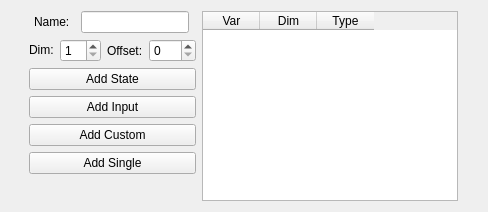
<?xml version="1.0" encoding="UTF-8"?>
<ui version="4.0">
 <class>VariablesGUI</class>
 <widget class="QWidget" name="VariablesGUI">
  <property name="geometry">
   <rect>
    <x>0</x>
    <y>0</y>
    <width>488</width>
    <height>212</height>
   </rect>
  </property>
  <property name="windowTitle">
   <string>Form</string>
  </property>
  <layout class="QGridLayout" name="gridLayout">
   <item row="0" column="0">
    <layout class="QGridLayout" name="gridLayout_2" rowstretch="0,0,0,0,0,0,0">
     <item row="2" column="0">
      <widget class="QPushButton" name="stateVarAddButton">
       <property name="sizePolicy">
        <sizepolicy hsizetype="Minimum" vsizetype="Fixed">
         <horstretch>0</horstretch>
         <verstretch>0</verstretch>
        </sizepolicy>
       </property>
       <property name="text">
        <string>Add State</string>
       </property>
      </widget>
     </item>
     <item row="0" column="0">
      <layout class="QHBoxLayout" name="varNameLayout">
       <item>
        <widget class="QLabel" name="SVName">
         <property name="sizePolicy">
          <sizepolicy hsizetype="Fixed" vsizetype="Fixed">
           <horstretch>0</horstretch>
           <verstretch>0</verstretch>
          </sizepolicy>
         </property>
         <property name="text">
          <string>Name:</string>
         </property>
        </widget>
       </item>
       <item>
        <widget class="QLineEdit" name="varNameInput">
         <property name="sizePolicy">
          <sizepolicy hsizetype="Fixed" vsizetype="Fixed">
           <horstretch>0</horstretch>
           <verstretch>0</verstretch>
          </sizepolicy>
         </property>
        </widget>
       </item>
      </layout>
     </item>
     <item row="0" column="1" rowspan="7">
      <widget class="BoxStateVar" name="varTable">
       <property name="sizePolicy">
        <sizepolicy hsizetype="Fixed" vsizetype="Expanding">
         <horstretch>0</horstretch>
         <verstretch>0</verstretch>
        </sizepolicy>
       </property>
       <attribute name="horizontalHeaderMinimumSectionSize">
        <number>20</number>
       </attribute>
       <attribute name="horizontalHeaderDefaultSectionSize">
        <number>57</number>
       </attribute>
       <attribute name="horizontalHeaderShowSortIndicator" stdset="0">
        <bool>false</bool>
       </attribute>
       <attribute name="verticalHeaderDefaultSectionSize">
        <number>21</number>
       </attribute>
       <column>
        <property name="text">
         <string>Var</string>
        </property>
       </column>
       <column>
        <property name="text">
         <string>Dim</string>
        </property>
       </column>
       <column>
        <property name="text">
         <string>Type</string>
        </property>
       </column>
      </widget>
     </item>
     <item row="1" column="0">
      <layout class="QHBoxLayout" name="varOptionLayout">
       <item>
        <widget class="QLabel" name="varDim">
         <property name="sizePolicy">
          <sizepolicy hsizetype="Fixed" vsizetype="Fixed">
           <horstretch>0</horstretch>
           <verstretch>0</verstretch>
          </sizepolicy>
         </property>
         <property name="text">
          <string>Dim:</string>
         </property>
        </widget>
       </item>
       <item>
        <widget class="QSpinBox" name="varDimInput">
         <property name="sizePolicy">
          <sizepolicy hsizetype="Fixed" vsizetype="Fixed">
           <horstretch>0</horstretch>
           <verstretch>0</verstretch>
          </sizepolicy>
         </property>
         <property name="minimum">
          <number>1</number>
         </property>
        </widget>
       </item>
       <item>
        <widget class="QLabel" name="varOffset">
         <property name="sizePolicy">
          <sizepolicy hsizetype="Fixed" vsizetype="Preferred">
           <horstretch>0</horstretch>
           <verstretch>0</verstretch>
          </sizepolicy>
         </property>
         <property name="text">
          <string>Offset:</string>
         </property>
        </widget>
       </item>
       <item>
        <widget class="NodesSpinBox" name="varOffsetInput">
         <property name="sizePolicy">
          <sizepolicy hsizetype="Fixed" vsizetype="Fixed">
           <horstretch>0</horstretch>
           <verstretch>0</verstretch>
          </sizepolicy>
         </property>
         <property name="palette">
          <palette>
           <active>
            <colorrole role="Highlight">
             <brush brushstyle="SolidPattern">
              <color alpha="0">
               <red>87</red>
               <green>49</green>
               <blue>198</blue>
              </color>
             </brush>
            </colorrole>
            <colorrole role="HighlightedText">
             <brush brushstyle="SolidPattern">
              <color alpha="255">
               <red>0</red>
               <green>0</green>
               <blue>0</blue>
              </color>
             </brush>
            </colorrole>
           </active>
           <inactive>
            <colorrole role="Highlight">
             <brush brushstyle="SolidPattern">
              <color alpha="0">
               <red>87</red>
               <green>49</green>
               <blue>198</blue>
              </color>
             </brush>
            </colorrole>
            <colorrole role="HighlightedText">
             <brush brushstyle="SolidPattern">
              <color alpha="255">
               <red>0</red>
               <green>0</green>
               <blue>0</blue>
              </color>
             </brush>
            </colorrole>
           </inactive>
           <disabled>
            <colorrole role="Highlight">
             <brush brushstyle="SolidPattern">
              <color alpha="255">
               <red>145</red>
               <green>141</green>
               <blue>126</blue>
              </color>
             </brush>
            </colorrole>
            <colorrole role="HighlightedText">
             <brush brushstyle="SolidPattern">
              <color alpha="255">
               <red>0</red>
               <green>0</green>
               <blue>0</blue>
              </color>
             </brush>
            </colorrole>
           </disabled>
          </palette>
         </property>
         <property name="maximum">
          <number>102</number>
         </property>
         <property name="value">
          <number>0</number>
         </property>
        </widget>
       </item>
      </layout>
     </item>
     <item row="5" column="0">
      <widget class="QPushButton" name="singleVarAddButton">
       <property name="text">
        <string>Add Single</string>
       </property>
      </widget>
     </item>
     <item row="4" column="0">
      <widget class="QPushButton" name="customVarAddButton">
       <property name="sizePolicy">
        <sizepolicy hsizetype="Minimum" vsizetype="Fixed">
         <horstretch>0</horstretch>
         <verstretch>0</verstretch>
        </sizepolicy>
       </property>
       <property name="text">
        <string>Add Custom</string>
       </property>
      </widget>
     </item>
     <item row="3" column="0">
      <widget class="QPushButton" name="inputVarAddButton">
       <property name="sizePolicy">
        <sizepolicy hsizetype="Minimum" vsizetype="Fixed">
         <horstretch>0</horstretch>
         <verstretch>0</verstretch>
        </sizepolicy>
       </property>
       <property name="text">
        <string>Add Input</string>
       </property>
      </widget>
     </item>
    </layout>
   </item>
  </layout>
 </widget>
 <customwidgets>
  <customwidget>
   <class>NodesSpinBox</class>
   <extends>QSpinBox</extends>
   <header>horizon_gui/custom_widgets/nodes_spinbox.h</header>
  </customwidget>
  <customwidget>
   <class>BoxStateVar</class>
   <extends>QTableWidget</extends>
   <header>horizon_gui/custom_widgets/box_state_var.h</header>
  </customwidget>
 </customwidgets>
 <resources/>
 <connections/>
</ui>
